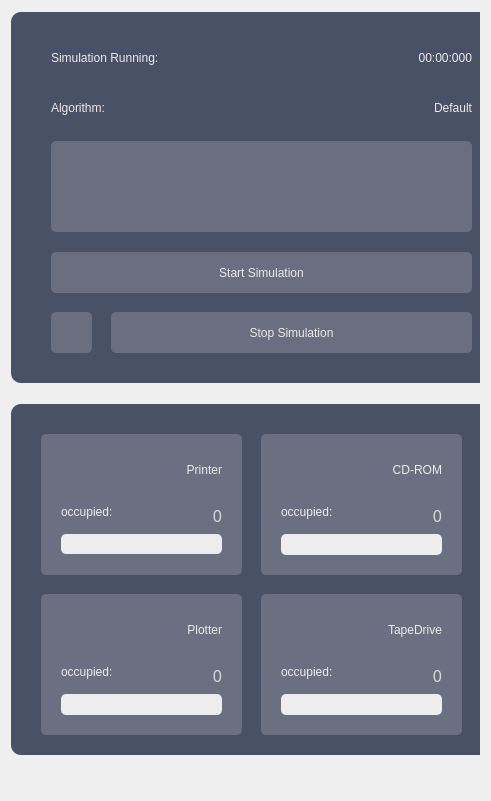
   <widget class="QWidget" name="layoutWidget">
    <property name="geometry">
     <rect>
      <x>30</x>
      <y>20</y>
      <width>491</width>
      <height>801</height>
     </rect>
    </property>
    <layout class="QVBoxLayout" name="OverviewAndResources">
     <item>
      <widget class="QGroupBox" name="Overview">
       <property name="styleSheet">
        <string notr="true">border: none;</string>
       </property>
       <widget class="QLabel" name="Overview_background_label">
        <property name="geometry">
         <rect>
          <x>0</x>
          <y>1</y>
          <width>491</width>
          <height>371</height>
         </rect>
        </property>
        <property name="styleSheet">
         <string notr="true">background-color: rgb(73, 81, 103);
border-radius: 10px;</string>
        </property>
        <property name="text">
         <string/>
        </property>
       </widget>
       <widget class="QLabel" name="Overview_title_label">
        <property name="geometry">
         <rect>
          <x>40</x>
          <y>31</y>
          <width>361</width>
          <height>31</height>
         </rect>
        </property>
        <property name="styleSheet">
         <string notr="true">background-color: none;
color: rgb(235, 235, 235);
font: 18pt &quot;Futura Hv BT&quot;;</string>
        </property>
        <property name="text">
         <string>Simulation Running: </string>
        </property>
       </widget>
       <widget class="QLabel" name="label_time">
        <property name="geometry">
         <rect>
          <x>340</x>
          <y>21</y>
          <width>121</width>
          <height>51</height>
         </rect>
        </property>
        <property name="styleSheet">
         <string notr="true">background-color: none;
color: rgb(237, 237, 237);
font: 14pt &quot;Futura Bk BT&quot;;</string>
        </property>
        <property name="text">
         <string>00:00:000</string>
        </property>
        <property name="alignment">
         <set>Qt::AlignRight|Qt::AlignTrailing|Qt::AlignVCenter</set>
        </property>
       </widget>
       <widget class="QPushButton" name="button_start_simulation">
        <property name="geometry">
         <rect>
          <x>40</x>
          <y>241</y>
          <width>421</width>
          <height>41</height>
         </rect>
        </property>
        <property name="styleSheet">
         <string notr="true">QPushButton {
    border-radius: 5px;
	background-color: rgb(105, 111, 128);
	color: rgb(235, 235, 235);
	font: 18pt &quot;Futura Hv BT&quot;;
}
QPushButton::!enabled {
    border-radius: 5px;
	background-color: rgb(43, 48, 63);
	font: 18pt &quot;Futura Hv BT&quot;;
	color: rgb(217, 217, 217);
}
QPushButton::hover {
	background-color: rgb(152, 161, 186);
}
</string>
        </property>
        <property name="text">
         <string>Start Simulation</string>
        </property>
       </widget>
       <widget class="QPushButton" name="button_restart_simulation">
        <property name="geometry">
         <rect>
          <x>40</x>
          <y>301</y>
          <width>41</width>
          <height>41</height>
         </rect>
        </property>
        <property name="styleSheet">
         <string notr="true">QPushButton {
    border-radius: 5px;
	background-color: rgb(105, 111, 128);
	font: 18pt &quot;Futura BdCn BT&quot;;
	color: rgb(217, 217, 217);
}
QPushButton::pressed {
    border-radius: 5px;
	background-color: rgb(43, 48, 63);
	font: 18pt &quot;Futura BdCn BT&quot;;
	color: rgb(217, 217, 217);
}
QPushButton::hover {
	background-color: rgb(152, 161, 186);
}
</string>
        </property>
        <property name="text">
         <string/>
        </property>
        <property name="icon">
         <iconset resource="../resources.qrc">
          <normaloff>:/resources/reset_Icon.png</normaloff>:/resources/reset_Icon.png</iconset>
        </property>
       </widget>
       <widget class="QLabel" name="CurrentAlgorithm_label_indicator">
        <property name="geometry">
         <rect>
          <x>40</x>
          <y>81</y>
          <width>111</width>
          <height>31</height>
         </rect>
        </property>
        <property name="styleSheet">
         <string notr="true">background-color: none;
color: rgb(235, 235, 235);
font: 14pt &quot;Futura Bk BT&quot;;</string>
        </property>
        <property name="text">
         <string>Algorithm:</string>
        </property>
       </widget>
       <widget class="QPlainTextEdit" name="plainTextEdit_RequestInfo">
        <property name="geometry">
         <rect>
          <x>40</x>
          <y>130</y>
          <width>421</width>
          <height>91</height>
         </rect>
        </property>
        <property name="tabletTracking">
         <bool>false</bool>
        </property>
        <property name="layoutDirection">
         <enum>Qt::LeftToRight</enum>
        </property>
        <property name="styleSheet">
         <string notr="true">QPlainTextEdit{ 
	padding-top: 15px;
	padding-left: 50px;
	border-radius: 5px;
	border: none;
	background-color: rgb(105, 111, 128);
	font: 12pt &quot;Futura Bk BT&quot;;
	color: rgb(217, 217, 217);
	alignment: AlignCenter;
    }</string>
        </property>
        <property name="verticalScrollBarPolicy">
         <enum>Qt::ScrollBarAlwaysOff</enum>
        </property>
        <property name="horizontalScrollBarPolicy">
         <enum>Qt::ScrollBarAlwaysOff</enum>
        </property>
        <property name="sizeAdjustPolicy">
         <enum>QAbstractScrollArea::AdjustIgnored</enum>
        </property>
        <property name="plainText">
         <string/>
        </property>
        <property name="textInteractionFlags">
         <set>Qt::TextSelectableByKeyboard|Qt::TextSelectableByMouse</set>
        </property>
       </widget>
       <widget class="QPushButton" name="button_stop_simulation">
        <property name="geometry">
         <rect>
          <x>100</x>
          <y>301</y>
          <width>361</width>
          <height>41</height>
         </rect>
        </property>
        <property name="styleSheet">
         <string notr="true">QPushButton {
    border-radius: 5px;
	background-color: rgb(105, 111, 128);
	color: rgb(235, 235, 235);
	font: 18pt &quot;Futura Hv BT&quot;;
}
QPushButton::pressed {
    border-radius: 5px;
	background-color: rgb(43, 48, 63);
	font: 18pt &quot;Futura Hv BT&quot;;
	color: rgb(217, 217, 217);
}
QPushButton::hover {
	background-color: rgb(152, 161, 186);
}
</string>
        </property>
        <property name="text">
         <string>Stop Simulation</string>
        </property>
       </widget>
       <widget class="QLabel" name="CurrentAlgorithm_label">
        <property name="geometry">
         <rect>
          <x>160</x>
          <y>81</y>
          <width>301</width>
          <height>31</height>
         </rect>
        </property>
        <property name="styleSheet">
         <string notr="true">background-color: none;
color: rgb(235, 235, 235);
font: 12pt &quot;Futura Bk BT&quot;;</string>
        </property>
        <property name="text">
         <string>Default</string>
        </property>
        <property name="alignment">
         <set>Qt::AlignRight|Qt::AlignTrailing|Qt::AlignVCenter</set>
        </property>
       </widget>
      </widget>
     </item>
     <item>
      <widget class="QGroupBox" name="Resources">
       <property name="styleSheet">
        <string notr="true">border: none;</string>
       </property>
       <widget class="QLabel" name="background_resources">
        <property name="geometry">
         <rect>
          <x>0</x>
          <y>0</y>
          <width>491</width>
          <height>351</height>
         </rect>
        </property>
        <property name="styleSheet">
         <string notr="true">background-color: rgb(73, 81, 103);
border-radius: 10px;</string>
        </property>
        <property name="text">
         <string/>
        </property>
       </widget>
       <widget class="QLabel" name="free_Printer_label">
        <property name="geometry">
         <rect>
          <x>50</x>
          <y>100</y>
          <width>81</width>
          <height>16</height>
         </rect>
        </property>
        <property name="styleSheet">
         <string notr="true">background-color: none;
color: rgb(237, 237, 237);
font: 12pt &quot;Futura Bk BT&quot;;</string>
        </property>
        <property name="text">
         <string>occupied:</string>
        </property>
       </widget>
       <widget class="QLabel" name="Tapedrive_background_label">
        <property name="geometry">
         <rect>
          <x>250</x>
          <y>190</y>
          <width>201</width>
          <height>141</height>
         </rect>
        </property>
        <property name="styleSheet">
         <string notr="true">background-color: rgb(106, 112, 129);
border-radius: 5px;</string>
        </property>
        <property name="text">
         <string/>
        </property>
        <property name="scaledContents">
         <bool>true</bool>
        </property>
       </widget>
       <widget class="QLabel" name="TapeDrive_Icon_label">
        <property name="geometry">
         <rect>
          <x>270</x>
          <y>210</y>
          <width>30</width>
          <height>30</height>
         </rect>
        </property>
        <property name="styleSheet">
         <string notr="true">background-color: none;
image: url(:/resources/TapeDrive_Icon.png);</string>
        </property>
        <property name="text">
         <string/>
        </property>
       </widget>
       <widget class="QLabel" name="Tapedrive_label_occupation_list">
        <property name="geometry">
         <rect>
          <x>270</x>
          <y>290</y>
          <width>161</width>
          <height>21</height>
         </rect>
        </property>
        <property name="font">
         <font>
          <family>Futura PT</family>
          <pointsize>12</pointsize>
          <italic>false</italic>
          <bold>false</bold>
         </font>
        </property>
        <property name="styleSheet">
         <string notr="true">border-radius: 5px;
color: rgb(52, 61, 85);
font: 500 12pt &quot;Futura PT&quot;;
background-color: rgb(237, 237, 237);</string>
        </property>
        <property name="text">
         <string/>
        </property>
        <property name="alignment">
         <set>Qt::AlignCenter</set>
        </property>
       </widget>
       <widget class="QLabel" name="free_TapeDrive_label">
        <property name="geometry">
         <rect>
          <x>270</x>
          <y>260</y>
          <width>81</width>
          <height>16</height>
         </rect>
        </property>
        <property name="styleSheet">
         <string notr="true">background-color: none;
color: rgb(237, 237, 237);
font: 12pt &quot;Futura Bk BT&quot;;</string>
        </property>
        <property name="text">
         <string>occupied:</string>
        </property>
       </widget>
       <widget class="QLabel" name="Tapedrive_label_occupation">
        <property name="geometry">
         <rect>
          <x>360</x>
          <y>250</y>
          <width>71</width>
          <height>42</height>
         </rect>
        </property>
        <property name="font">
         <font>
          <family>Futura PT</family>
          <pointsize>12</pointsize>
          <italic>false</italic>
          <bold>false</bold>
         </font>
        </property>
        <property name="styleSheet">
         <string notr="true">color: rgb(217, 217, 217);
font: 500 12pt &quot;Futura PT&quot;;
background-color: none;
</string>
        </property>
        <property name="text">
         <string>0</string>
        </property>
        <property name="alignment">
         <set>Qt::AlignRight|Qt::AlignTrailing|Qt::AlignVCenter</set>
        </property>
       </widget>
       <widget class="QLabel" name="free_CD_label">
        <property name="geometry">
         <rect>
          <x>270</x>
          <y>100</y>
          <width>81</width>
          <height>16</height>
         </rect>
        </property>
        <property name="styleSheet">
         <string notr="true">background-color: none;
color: rgb(237, 237, 237);
font: 12pt &quot;Futura Bk BT&quot;;</string>
        </property>
        <property name="text">
         <string>occupied:</string>
        </property>
       </widget>
       <widget class="QLabel" name="TapeDrive_Header_Label">
        <property name="geometry">
         <rect>
          <x>320</x>
          <y>210</y>
          <width>111</width>
          <height>31</height>
         </rect>
        </property>
        <property name="layoutDirection">
         <enum>Qt::RightToLeft</enum>
        </property>
        <property name="styleSheet">
         <string notr="true">background-color: none;
color: rgb(235, 235, 235);
font: 16pt &quot;Futura Hv BT&quot;;</string>
        </property>
        <property name="text">
         <string>TapeDrive</string>
        </property>
        <property name="alignment">
         <set>Qt::AlignRight|Qt::AlignTrailing|Qt::AlignVCenter</set>
        </property>
       </widget>
       <widget class="QLabel" name="free_Plotter_label">
        <property name="geometry">
         <rect>
          <x>50</x>
          <y>260</y>
          <width>91</width>
          <height>16</height>
         </rect>
        </property>
        <property name="styleSheet">
         <string notr="true">background-color: none;
color: rgb(237, 237, 237);
font: 12pt &quot;Futura Bk BT&quot;;</string>
        </property>
        <property name="text">
         <string>occupied:</string>
        </property>
       </widget>
       <widget class="QLabel" name="Cd_label_occupation_list">
        <property name="geometry">
         <rect>
          <x>270</x>
          <y>130</y>
          <width>161</width>
          <height>21</height>
         </rect>
        </property>
        <property name="font">
         <font>
          <family>Futura PT</family>
          <pointsize>12</pointsize>
          <italic>false</italic>
          <bold>false</bold>
         </font>
        </property>
        <property name="styleSheet">
         <string notr="true">border-radius: 5px;
color: rgb(52, 61, 85);
font: 500 12pt &quot;Futura PT&quot;;
background-color: rgb(237, 237, 237);</string>
        </property>
        <property name="text">
         <string/>
        </property>
        <property name="alignment">
         <set>Qt::AlignCenter</set>
        </property>
       </widget>
       <widget class="QLabel" name="Printer_label_occupation">
        <property name="geometry">
         <rect>
          <x>140</x>
          <y>90</y>
          <width>71</width>
          <height>42</height>
         </rect>
        </property>
        <property name="font">
         <font>
          <family>Futura PT</family>
          <pointsize>12</pointsize>
          <italic>false</italic>
          <bold>false</bold>
         </font>
        </property>
        <property name="styleSheet">
         <string notr="true">color: rgb(217, 217, 217);
font: 500 12pt &quot;Futura PT&quot;;
background-color: none;
</string>
        </property>
        <property name="text">
         <string>0</string>
        </property>
        <property name="alignment">
         <set>Qt::AlignRight|Qt::AlignTrailing|Qt::AlignVCenter</set>
        </property>
       </widget>
       <widget class="QLabel" name="CD_Icon_label">
        <property name="geometry">
         <rect>
          <x>270</x>
          <y>50</y>
          <width>30</width>
          <height>30</height>
         </rect>
        </property>
        <property name="styleSheet">
         <string notr="true">background-color: none;
image: url(:/resources/CD-ROM_Icon.png);</string>
        </property>
        <property name="text">
         <string/>
        </property>
       </widget>
       <widget class="QLabel" name="CD_Header_Label">
        <property name="geometry">
         <rect>
          <x>320</x>
          <y>50</y>
          <width>111</width>
          <height>31</height>
         </rect>
        </property>
        <property name="layoutDirection">
         <enum>Qt::RightToLeft</enum>
        </property>
        <property name="styleSheet">
         <string notr="true">background-color: none;
color: rgb(235, 235, 235);
font: 16pt &quot;Futura Hv BT&quot;;</string>
        </property>
        <property name="text">
         <string>CD-ROM</string>
        </property>
        <property name="alignment">
         <set>Qt::AlignRight|Qt::AlignTrailing|Qt::AlignVCenter</set>
        </property>
       </widget>
       <widget class="QLabel" name="Plotter_label_occupation_list">
        <property name="geometry">
         <rect>
          <x>50</x>
          <y>290</y>
          <width>161</width>
          <height>21</height>
         </rect>
        </property>
        <property name="font">
         <font>
          <family>Futura PT</family>
          <pointsize>12</pointsize>
          <italic>false</italic>
          <bold>false</bold>
         </font>
        </property>
        <property name="styleSheet">
         <string notr="true">border-radius: 5px;
color: rgb(52, 61, 85);
font: 500 12pt &quot;Futura PT&quot;;
background-color: rgb(237, 237, 237);</string>
        </property>
        <property name="text">
         <string/>
        </property>
        <property name="alignment">
         <set>Qt::AlignCenter</set>
        </property>
       </widget>
       <widget class="QLabel" name="Printer_label_occupation_list">
        <property name="geometry">
         <rect>
          <x>50</x>
          <y>130</y>
          <width>161</width>
          <height>20</height>
         </rect>
        </property>
        <property name="font">
         <font>
          <family>Futura PT</family>
          <pointsize>12</pointsize>
          <italic>false</italic>
          <bold>false</bold>
         </font>
        </property>
        <property name="styleSheet">
         <string notr="true">border-radius: 5px;
color: rgb(52, 61, 85);
font: 500 12pt &quot;Futura PT&quot;;
background-color: rgb(237, 237, 237);</string>
        </property>
        <property name="text">
         <string/>
        </property>
        <property name="alignment">
         <set>Qt::AlignCenter</set>
        </property>
       </widget>
       <widget class="QLabel" name="Cd_label_occupation">
        <property name="geometry">
         <rect>
          <x>360</x>
          <y>90</y>
          <width>71</width>
          <height>42</height>
         </rect>
        </property>
        <property name="font">
         <font>
          <family>Futura PT</family>
          <pointsize>12</pointsize>
          <italic>false</italic>
          <bold>false</bold>
         </font>
        </property>
        <property name="styleSheet">
         <string notr="true">color: rgb(217, 217, 217);
font: 500 12pt &quot;Futura PT&quot;;
background-color: none;
</string>
        </property>
        <property name="text">
         <string>0</string>
        </property>
        <property name="alignment">
         <set>Qt::AlignRight|Qt::AlignTrailing|Qt::AlignVCenter</set>
        </property>
       </widget>
       <widget class="QLabel" name="Cd_background_label">
        <property name="geometry">
         <rect>
          <x>250</x>
          <y>30</y>
          <width>201</width>
          <height>141</height>
         </rect>
        </property>
        <property name="styleSheet">
         <string notr="true">background-color: rgb(106, 112, 129);
border-radius: 5px;</string>
        </property>
        <property name="text">
         <string/>
        </property>
        <property name="scaledContents">
         <bool>true</bool>
        </property>
       </widget>
       <widget class="QLabel" name="Plotter_label_occupation">
        <property name="geometry">
         <rect>
          <x>140</x>
          <y>250</y>
          <width>71</width>
          <height>42</height>
         </rect>
        </property>
        <property name="font">
         <font>
          <family>Futura PT</family>
          <pointsize>12</pointsize>
          <italic>false</italic>
          <bold>false</bold>
         </font>
        </property>
        <property name="styleSheet">
         <string notr="true">color: rgb(217, 217, 217);
font: 500 12pt &quot;Futura PT&quot;;
background-color: none;
</string>
        </property>
        <property name="text">
         <string>0</string>
        </property>
        <property name="alignment">
         <set>Qt::AlignRight|Qt::AlignTrailing|Qt::AlignVCenter</set>
        </property>
       </widget>
       <widget class="QLabel" name="Printer_Header_Label">
        <property name="geometry">
         <rect>
          <x>100</x>
          <y>50</y>
          <width>111</width>
          <height>31</height>
         </rect>
        </property>
        <property name="layoutDirection">
         <enum>Qt::RightToLeft</enum>
        </property>
        <property name="styleSheet">
         <string notr="true">background-color: none;
color: rgb(235, 235, 235);
font: 16pt &quot;Futura Hv BT&quot;;</string>
        </property>
        <property name="text">
         <string>Printer</string>
        </property>
        <property name="alignment">
         <set>Qt::AlignRight|Qt::AlignTrailing|Qt::AlignVCenter</set>
        </property>
       </widget>
       <widget class="QLabel" name="Plotter_Header_Label">
        <property name="geometry">
         <rect>
          <x>100</x>
          <y>210</y>
          <width>111</width>
          <height>31</height>
         </rect>
        </property>
        <property name="layoutDirection">
         <enum>Qt::RightToLeft</enum>
        </property>
        <property name="styleSheet">
         <string notr="true">background-color: none;
color: rgb(235, 235, 235);
font: 16pt &quot;Futura Hv BT&quot;;</string>
        </property>
        <property name="text">
         <string>Plotter</string>
        </property>
        <property name="alignment">
         <set>Qt::AlignRight|Qt::AlignTrailing|Qt::AlignVCenter</set>
        </property>
       </widget>
       <widget class="QLabel" name="Plotter_Icon_label">
        <property name="geometry">
         <rect>
          <x>50</x>
          <y>210</y>
          <width>30</width>
          <height>30</height>
         </rect>
        </property>
        <property name="styleSheet">
         <string notr="true">background-color: none;
image: url(:/resources/Plotter_Icon.png);</string>
        </property>
        <property name="text">
         <string/>
        </property>
       </widget>
       <widget class="QLabel" name="Plotter_background_label">
        <property name="geometry">
         <rect>
          <x>30</x>
          <y>190</y>
          <width>201</width>
          <height>141</height>
         </rect>
        </property>
        <property name="styleSheet">
         <string notr="true">background-color: rgb(106, 112, 129);
border-radius: 5px;</string>
        </property>
        <property name="text">
         <string/>
        </property>
        <property name="scaledContents">
         <bool>true</bool>
        </property>
       </widget>
       <widget class="QLabel" name="Printer_background_label">
        <property name="geometry">
         <rect>
          <x>30</x>
          <y>30</y>
          <width>201</width>
          <height>141</height>
         </rect>
        </property>
        <property name="styleSheet">
         <string notr="true">background-color: rgb(106, 112, 129);
border-radius: 5px;</string>
        </property>
        <property name="text">
         <string/>
        </property>
        <property name="scaledContents">
         <bool>true</bool>
        </property>
       </widget>
       <widget class="QLabel" name="Printer_Icon_label">
        <property name="geometry">
         <rect>
          <x>50</x>
          <y>50</y>
          <width>30</width>
          <height>30</height>
         </rect>
        </property>
        <property name="styleSheet">
         <string notr="true">background-color: none;
image: url(:/resources/Printer_Icon.png);</string>
        </property>
        <property name="text">
         <string/>
        </property>
       </widget>
       <zorder>background_resources</zorder>
       <zorder>Printer_background_label</zorder>
       <zorder>Plotter_background_label</zorder>
       <zorder>Plotter_Icon_label</zorder>
       <zorder>Plotter_Header_Label</zorder>
       <zorder>Printer_Header_Label</zorder>
       <zorder>Plotter_label_occupation</zorder>
       <zorder>Cd_background_label</zorder>
       <zorder>Cd_label_occupation</zorder>
       <zorder>Printer_label_occupation_list</zorder>
       <zorder>Cd_label_occupation_list</zorder>
       <zorder>Plotter_label_occupation_list</zorder>
       <zorder>CD_Header_Label</zorder>
       <zorder>CD_Icon_label</zorder>
       <zorder>Printer_label_occupation</zorder>
       <zorder>free_Printer_label</zorder>
       <zorder>Tapedrive_background_label</zorder>
       <zorder>TapeDrive_Icon_label</zorder>
       <zorder>Tapedrive_label_occupation_list</zorder>
       <zorder>free_TapeDrive_label</zorder>
       <zorder>Tapedrive_label_occupation</zorder>
       <zorder>free_CD_label</zorder>
       <zorder>TapeDrive_Header_Label</zorder>
       <zorder>free_Plotter_label</zorder>
       <zorder>Printer_Icon_label</zorder>
      </widget>
     </item>
    </layout>
   </widget>
